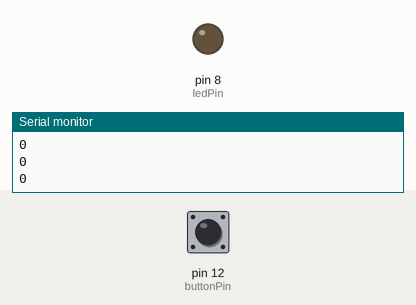
This sketch was run on a simulated Arduino Uno, built with avr-gcc and run on an emulated ATmega328P. Shown: output pins drawn as LEDs (lit = HIGH), the last lines printed to the serial monitor. The inputs (shaded band) are chosen by the test bench; at power-on: pin 12 (buttonPin) LOW.

Above: at 1.2 s.
1.3 s: pin 12 (buttonPin) pulled HIGH for 0.15 s
At 2.6 s:
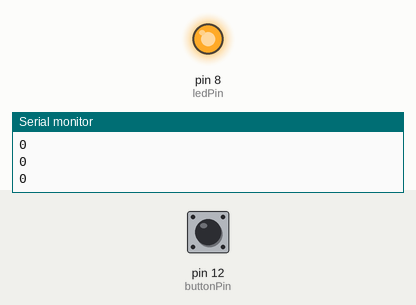
2.9 s: pin 12 (buttonPin) pulled HIGH for 1 s
At 4.1 s:
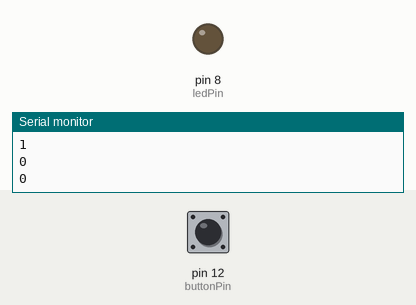
5.4 s: pin 12 (buttonPin) pulled HIGH for 3.2 s
At 6.1 s:
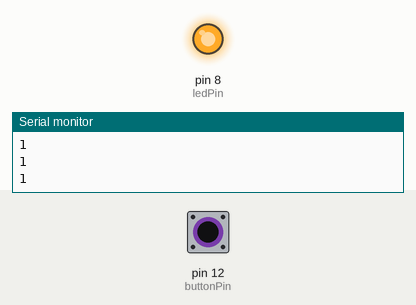
Timing chart, 0 to 8.4 s (numbered marks = the images above; inputs shaded):
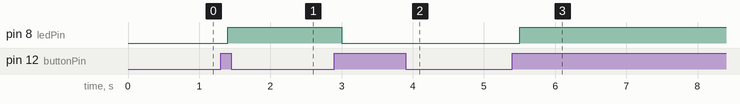

The sketch:

pushbutton_toggle_switch.ino
```cpp
int ledPin=8;
int buttonPin=12;
int buttonOld=1;
int buttonNew;
int ledState;
int delayT=100;
void setup() {
  // put your setup code here, to run once:
pinMode(ledPin, OUTPUT);
pinMode(buttonPin, INPUT);
Serial.begin(115200);
}
void loop() {
  // put your main code here, to run repeatedly:
buttonNew=digitalRead(buttonPin);
Serial.println(buttonNew);
delay(delayT);
if(buttonOld==0 && buttonNew==1){
  if(ledState==0){
    digitalWrite(ledPin, HIGH);
    ledState=1;
  }
  else{
    digitalWrite(ledPin, LOW);;
    ledState=0;
  }
}
buttonOld=buttonNew;
}
```

Measured:
- after the input at 1.3 s, pin 8 (ledPin): LOW → HIGH after 0.10 s
- after the input at 2.9 s, pin 8 (ledPin): HIGH → LOW after 0.10 s
- after the input at 5.4 s, pin 8 (ledPin): LOW → HIGH after 0.11 s
